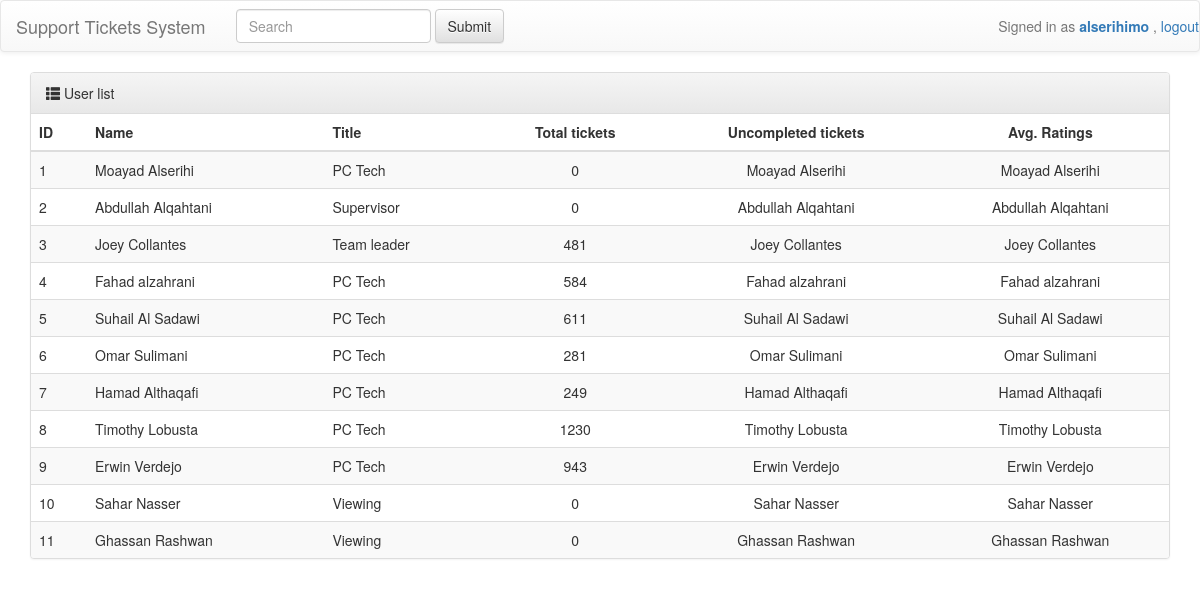
Screenshot of /user-list.php (signed in) with the database file from the repository.
### tables this page shows
CREATE TABLE IF NOT EXISTS `users` (
  `id` int(11) unsigned NOT NULL AUTO_INCREMENT,
  `Username` varchar(20) DEFAULT NULL,
  `Password` varchar(64) DEFAULT NULL,
  `Real_Name` varchar(32) DEFAULT NULL,
  `Title` varchar(30) DEFAULT NULL,
  `User_Group` varchar(20) DEFAULT NULL,
  `Engineer_ID` int(11) DEFAULT NULL,
  `Badge` varchar(32) DEFAULT NULL,
  `Email` varchar(64) DEFAULT NULL,
  PRIMARY KEY (`id`)
);

### user-list.php (the view, shortened to what this page needs)
<?
include 'header.php';
$member_id_tickets = mysql_query("select * from users");
 ?>
<div class="container">
<div class="row">
		  <div class="col-md-12">
			<div class="row">
			  <div class="col-md-12">
				<div class="panel panel-default">
				  <div class="panel-heading"><span class="glyphicon glyphicon-th-list"></span> User list</div>
				  <table class="table table-striped">
					<thead>
						<tr>
							<th>ID</th>
							<th>Name</th>
							<th>Title</th>
							<th class="text-center">Total tickets</th>
							<th class="text-center">Uncompleted tickets</th>
							<th class="text-center">Avg. Ratings</th>
						</tr>
					</thead>
					<? while($row1 = mysql_fetch_array($member_id_tickets)){ ?>
					<?
					$ticketsCount = mysql_query( "SELECT * FROM tickets_entry where Engineer_Name = '". $row1['Real_Name'] ."'" ) or die("SELECT Error: ".mysql_error());
					$numRows = mysql_num_rows($ticketsCount);
					?>
								<td><? echo $row1['id']; ?></td>
								<td><? echo $row1['Real_Name']; ?></td>
								<td><? echo $row1['Title']; ?></td>
								<td class="text-center"><? echo $numRows; ?></td>
								<td class="text-center"><? echo $row1['Real_Name']; ?></td>
								<td class="text-center"><? echo $row1['Real_Name']; ?></td>
<? } ?>
				  </table>
				</div>
			 	   </div>
			  	   </div>
			</div>
		  </div>
		</div>	</div>

### header.php (shortened to what this page needs)
<?php
if(isset($_SESSION['Username']))
{
?>
<!DOCTYPE html>
<html lang="en">
  <head>
	<link href="css/bootstrap.css" rel="stylesheet">
	<link href="css/bootstrap-theme.css" rel="stylesheet">
	<link href="css/style.css" rel="stylesheet">
	<link href="css/messenger-theme-flat.css" rel="stylesheet">
	<link href="css/messenger.css" rel="stylesheet">
	<link href="css/datepicker.css" rel="stylesheet">
    <link href="css/star-rating.css" media="all" rel="stylesheet" type="text/css"/>
  </head>
  <body>
<nav class="navbar navbar-default" role="navigation">
  <div class="container-fluid">
	<div class="navbar-header">
	  <a class="navbar-brand" href="index.php">Support Tickets System</a>
	</div>
	  <form class="navbar-form navbar-left" role="search">
		<div class="form-group">
		  <input type="text" class="form-control" placeholder="Search">
		</div>
		<button type="submit" class="btn btn-default">Submit</button>
	  </form>
		<?
		$eng_info = mysql_query("select * from users where Username = '".$_SESSION['Username']."'");
		$row13dsa33 = mysql_fetch_array($eng_info);
		?>
	  <p class="navbar-text navbar-right">Signed in as <strong> <a href="<? echo 'profile.php?id=' . $row13dsa33['id'] . ''; ?>"><? echo $_SESSION['Username']; ?></a> </strong>, <a href="logout.php">logout</a></p>
  </div>
</nav>
<?
}
else
{
  header('Location: login.php');
  exit();
}
?>

### rows the page displays
users: id "1", Real_Name "Moayad Alserihi", Title "PC Tech", numRows "0"
users: id "2", Real_Name "Abdullah Alqahtani", Title "Supervisor", numRows "0"
users: id "3", Real_Name "Joey Collantes", Title "Team leader", numRows "481"
users: id "4", Real_Name "Fahad alzahrani", Title "PC Tech", numRows "584"
users: id "5", Real_Name "Suhail Al Sadawi", Title "PC Tech", numRows "611"
users: id "6", Real_Name "Omar Sulimani", Title "PC Tech", numRows "281"
users: id "7", Real_Name "Hamad Althaqafi", Title "PC Tech", numRows "249"
users: id "8", Real_Name "Timothy Lobusta", Title "PC Tech", numRows "1230"
users: id "9", Real_Name "Erwin Verdejo", Title "PC Tech", numRows "943"
users: id "10", Real_Name "Sahar Nasser", Title "Viewing", numRows "0"
users: id "11", Real_Name "Ghassan Rashwan", Title "Viewing", numRows "0"

### other values shown
$_SESSION['Username'] "alserihimo"
